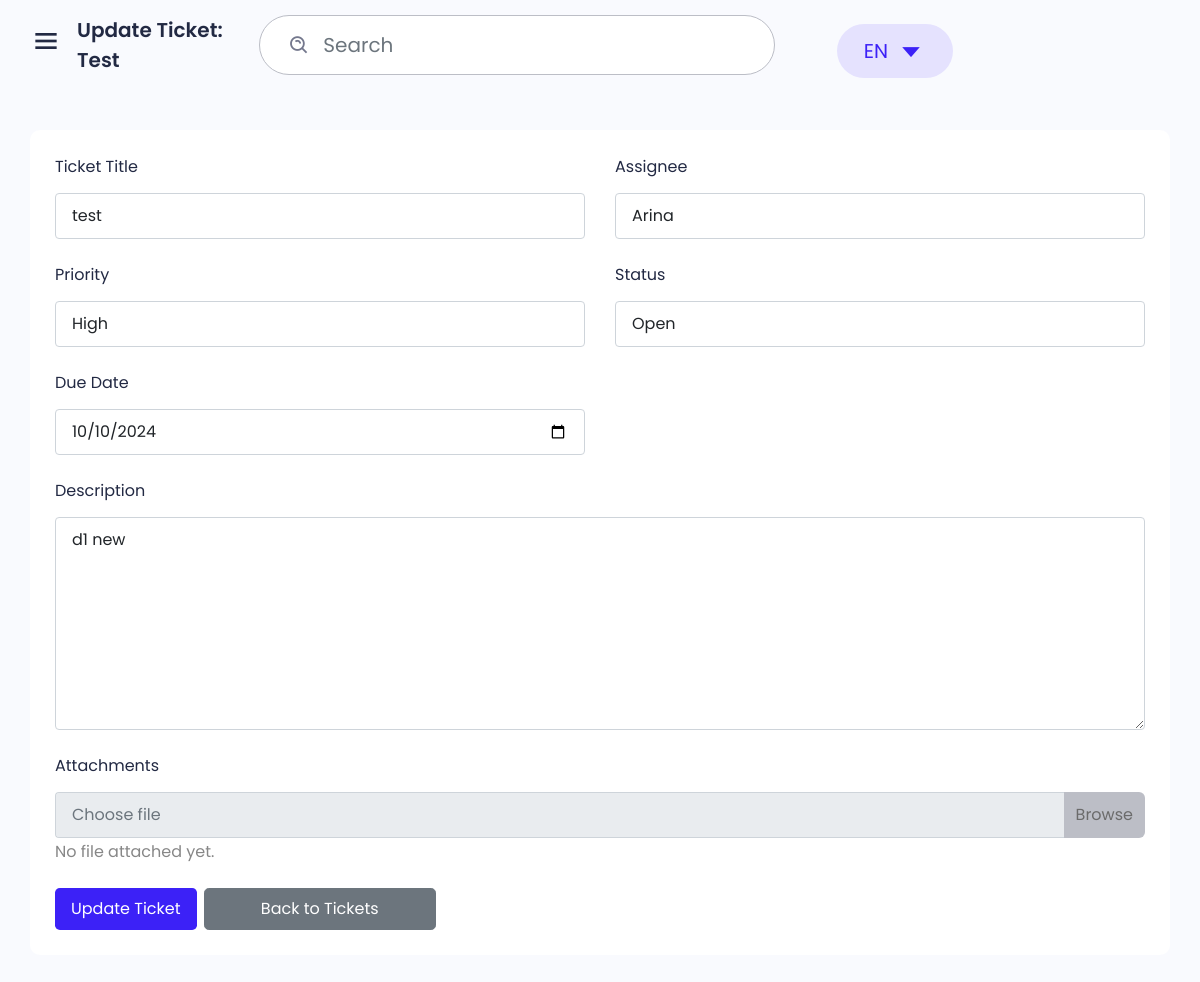
Before: /tickets/update/2/ with the older database file.
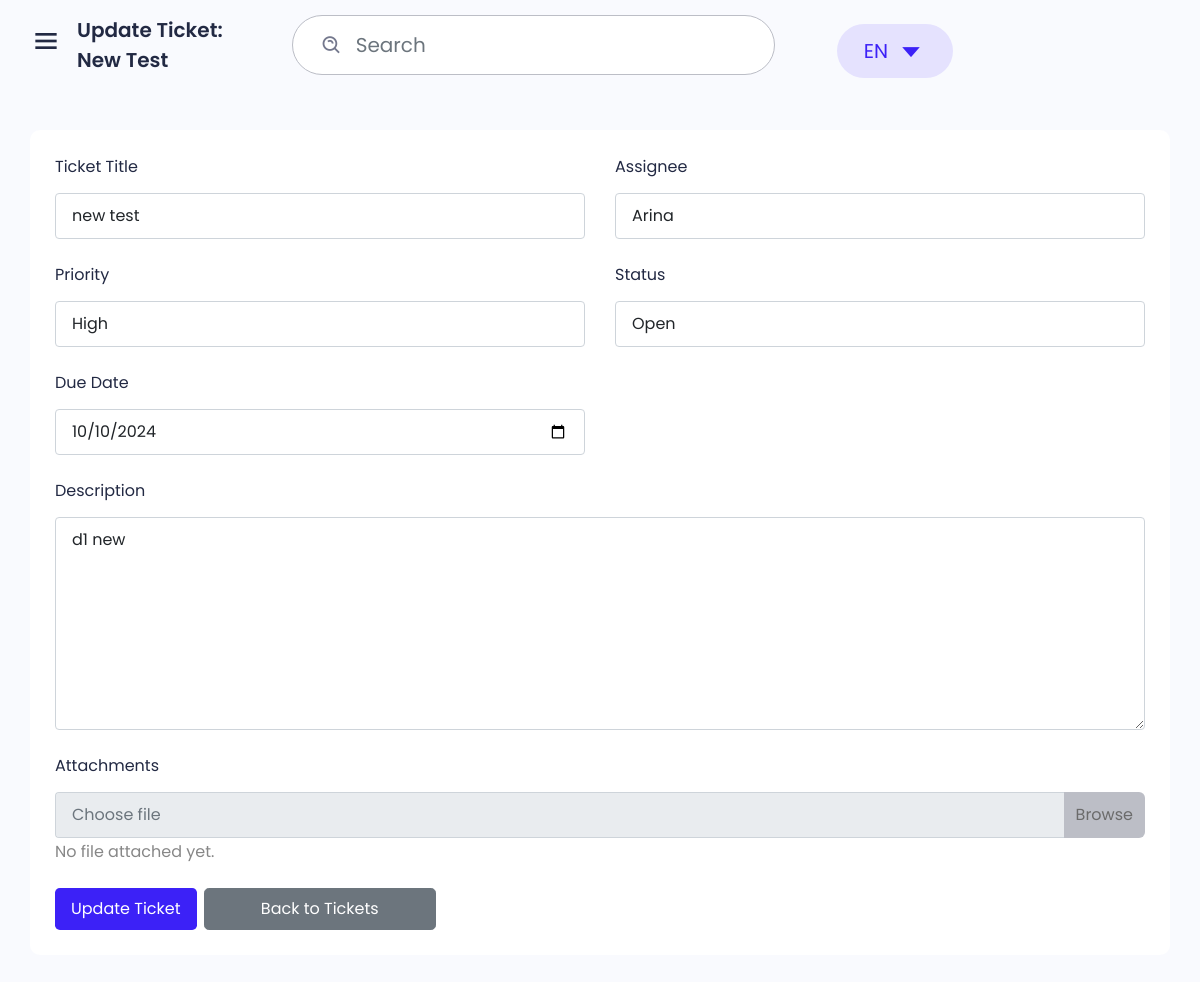
After: the same page with the newer database file.
### tickets/models.py (models this page shows)
class Ticket(models.Model):
    title = models.CharField(max_length=255)
    description = models.TextField()
    priority = models.CharField(max_length=50, choices=[('Low', 'Low'), ('Medium', 'Medium'), ('High', 'High'), ('Critical', 'Critical')])
    status = models.CharField(max_length=50, choices=[('Open', 'Open'), ('In Progress', 'In Progress'), ('Resolved', 'Resolved'), ('Closed', 'Closed')])
    assignee = models.ForeignKey(User, related_name='assigned_tickets', on_delete=models.SET_NULL, null=True)
    reporter = models.ForeignKey(User, related_name='reported_tickets', on_delete=models.SET_NULL, null=True)
    due_date = models.DateField()
    created_at = models.DateTimeField(auto_now_add=True)
    updated_at = models.DateTimeField(auto_now=True)

### tickets/views.py (the view)
# urls.py: path('update/<int:pk>/', update_ticket, name='update_ticket'),
def update_ticket(request, pk):
    ticket = get_object_or_404(Ticket, pk=pk)
    users = User.objects.all()  # Retrieve all users to use as assignees
    if request.method == 'POST':
        form = TicketForm(request.POST, request.FILES, instance=ticket)
        if form.is_valid():
            form.save()
            return redirect('ticket_list')
    else:
        form = TicketForm(instance=ticket)
    return render(request, 'tickets/update_ticket.html', {'form': form, 'ticket': ticket, 'users': users})

### tickets/forms.py
class TicketForm(forms.ModelForm):
    class Meta:
        model = Ticket
        fields = ['title', 'description', 'priority', 'status', 'assignee', 'due_date']

### tickets/templates/tickets/update_ticket.html (shortened to what the changed rows need)
{% extends "layout.html" %}
{% block maintitle %}
<div class="main-title">
    Update Ticket: {{ ticket.title }}
</div>
{% endblock maintitle %}
{% block content %}
<div class="main">
    <div class="main-content project">
        <div class="row">
            <div class="col-12">
                <div class="box">
                    <div class="box-body">
                        <form method="post" enctype="multipart/form-data">
                            <div class="row">
                                <div class="col-md-6 col-sm-12 mb-24">
                                    <div class="form-group">
                                        <label class="form-label">Ticket Title</label>
                                        <input type="text" name="title" class="form-control" placeholder="Enter Ticket Title" value="{{ ticket.title }}" required>
                                    </div>
                                </div>
                                <div class="col-md-6 col-sm-12 mb-24">
                                    <div class="form-group">
                                        <label class="form-label">Assignee</label>
                                        <select name="assignee" class="form-control custom-select select2">
                                            {% for user in users %}
                                            <option value="{{ user.id }}" {% if ticket.assignee and ticket.assignee.id == user.id %}selected{% endif %}>{{ user.username }}</option>
                                            {% endfor %}
                                        </select>
                                    </div>
                                </div>
                            </div>
                            <div class="row">
                                <div class="col-md-6 col-sm-12 mb-24">
                                    <div class="form-group">
                                        <label class="form-label">Priority</label>
                                        <select name="priority" class="form-control custom-select select2" required>
                                            <option value="High" {% if ticket.priority == 'High' %}selected{% endif %}>High</option>
                                        </select>
                                    </div>
                                </div>
                                <div class="col-md-6 col-sm-12 mb-24">
                                    <div class="form-group">
                                        <label class="form-label">Status</label>
                                        <select name="status" class="form-control custom-select select2" required>
                                            <option value="Open" {% if ticket.status == 'Open' %}selected{% endif %}>Open</option>
                                        </select>
                                    </div>
                                </div>
                            </div>
                            <div class="row">
                                <div class="col-md-6 col-sm-12 mb-24">
                                    <div class="form-group">
                                        <label class="form-label">Due Date</label>
                                        <input type="date" name="due_date" class="form-control" value="{{ ticket.due_date|date:'Y-m-d' }}" required>
                                    </div>
                                </div>
                            </div>
                            <div class="form-group mb-24">
                                <label class="form-label">Description</label>
                                <textarea name="description" class="form-control" rows="5" placeholder="Enter Ticket Description" required>{{ ticket.description }}</textarea>
                            </div>
                        </form>
                    </div>
                </div>
            </div>
        </div>
    </div>
</div>
{% endblock %}

Changed rows visible on the page:
changed Ticket "High": title "Test" → "New Test"; title "test" → "new test"
